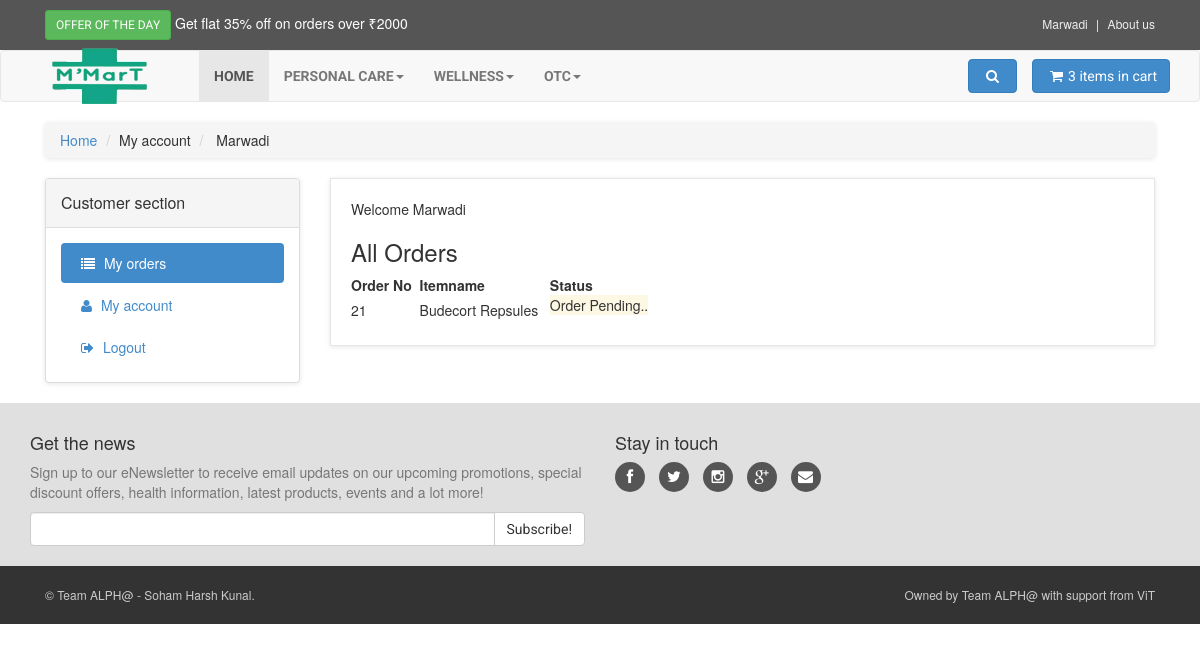
The page /customer-order.php (signed in) on the database its author committed.
### tables this page shows
CREATE TABLE `order_details` (
  `sr_no` int(5) NOT NULL,
  `username` varchar(20) NOT NULL,
  `itemname` varchar(20) NOT NULL,
  `pres_filename` varchar(100) NOT NULL,
  `status` int(1) NOT NULL
);

### customer-order.php (the view, shortened to what this page needs)
<!DOCTYPE html>
<html lang="en">
<head>
    <link href="css/font-awesome.css" rel="stylesheet">
    <link href="css/bootstrap.min.css" rel="stylesheet">
    <link href="css/animate.min.css" rel="stylesheet">
    <link href="css/owl.carousel.css" rel="stylesheet">
    <link href="css/owl.theme.css" rel="stylesheet">
    <link href="css/style.default.css" rel="stylesheet" id="theme-stylesheet">
    <link href="css/custom.css" rel="stylesheet">
</head>
<body>
    <?php
        include 'header.php';
    ?>
    <div id="all">
        <div id="content">
            <div class="container">
                <div class="col-md-12">
                    <ul class="breadcrumb">
                        <li><a href="#">Home</a>
                        </li>
                        <li>My account</li>
                        <li>   <?php echo $_SESSION['user'];?> </li>
                    </ul>
                </div>
                <div class="col-md-3">
                    <div class="panel panel-default sidebar-menu">
                        <div class="panel-heading">
                            <h3 class="panel-title">Customer section</h3>
                        </div>
                        <div class="panel-body">
                            <ul class="nav nav-pills nav-stacked">
                                <li class="active">
                                    <a href="customer-order.php"><i class="fa fa-list"></i> My orders</a>
                                </li>
                                <li>
                                    <a href="customer-account.php"><i class="fa fa-user"></i> My account</a>
                                </li>
                                <li>
                                    <a href="logout.php"><i class="fa fa-sign-out"></i> Logout</a>
                                </li>
                            </ul>
                        </div>
                    </div>
                </div>
                <div class="col-md-9">
                    <div class="box">
                        <?php echo "Welcome ".$_SESSION['user'];
$dbname = 'm-mart';
$user = 'root';
$pass = '';
$conn = mysql_connect("localhost",$user,$pass,$dbname) or die("Unable to Connect: ".mysql_error());
$logged_user = $_SESSION['user'];
$query = "select * from order_details where  username='$logged_user'";
$retval = mysql_query($query, $conn) or die("Unable to Retrieve data: ".mysql_error());
echo "<h3>All Orders </h1>";
echo "<table> <th>Order No &nbsp;</th><th>Itemname &nbsp;<th>Status &nbsp;</th>";
while($row = mysql_fetch_array($retval, MYSQL_ASSOC)) {
     echo "<tr><td> {$row['sr_no']}  ".
        "<td> {$row['itemname']}  &nbsp;&nbsp;";
        if($row['status']==0)
        {
          echo "<td> <p class='bg-warning'>Order Pending..</p> ";
        }
  }
echo "</table>";
                 ?>
               </div>
                </div>
            </div>
        </div>
        </div>
</body>
</html>

### css/style.default.css (style rules this page uses)
a, button { -webkit-transition: all 0.2s ease-out; -moz-transition: all 0.2s ease-out; transition: all 0.2s ease-out; }
a i.fa, button i.fa { margin: 0 5px; }
.breadcrumb { -webkit-box-shadow: 0 1px 5px rgba(0, 0, 0, 0.1); box-shadow: 0 1px 5px rgba(0, 0, 0, 0.1); }
.box { background: #fff; margin: 0 0 30px; border: solid 1px #e6e6e6; -webkit-box-sizing: border-box; -moz-box-sizing: border-box; box-sizing: border-box; padding: 20px; -webkit-box-shadow: 0 1px 5px rgba(0, 0, 0, 0.1); box-shadow: 0 1px 5px rgba(0, 0, 0, 0.1); }
#content .panel.sidebar-menu { -webkit-box-sizing: border-box; -moz-box-sizing: border-box; box-sizing: border-box; -webkit-box-shadow: 0 1px 5px rgba(0, 0, 0, 0.1); box-shadow: 0 1px 5px rgba(0, 0, 0, 0.1); }
#content .panel.sidebar-menu h3 { padding: 5px 0; margin: 0; }
#footer { background: #e0e0e0; padding: 20px 0; }
#footer .social { text-align: left; }
#footer .social a { margin: 0 10px 0 0; color: #fff; display: inline-block; width: 30px; height: 30px; border-radius: 15px; line-height: 26px; font-size: 15px; text-align: center; -webkit-transition: all 0.2s ease-out; -moz-transition: all 0.2s ease-out; transition: all 0.2s ease-out; vertical-align: bottom; background-color: #555555; }
#footer .social a i { vertical-align: bottom; line-height: 30px; }
#copyright { background: #333; color: #ccc; padding: 20px 0; font-size: 12px; }
#copyright p { margin: 0; }
.nav { margin-bottom: 0; padding-left: 0; list-style: none; }
.nav > li > a { padding: 10px 15px; }
.nav-pills > li > a { border-radius: 0; }
.nav-pills > li.active > a, .nav-pills > li.active > a:hover, .nav-pills > li.active > a:focus { color: #ffffff; background-color: #4fbfa8; }
body { font-family: "Roboto", Helvetica, Arial, sans-serif; font-size: 14px; line-height: 1.42857143; color: #333333; background-color: #f0f0f0; }
a { color: #4fbfa8; text-decoration: none; }
.breadcrumb { padding: 8px 15px; margin-bottom: 20px; background-color: #ffffff; border-radius: 0; }
.breadcrumb > li + li:before { content: ">\00a0"; color: #cccccc; }
.btn { font-weight: normal; font-family: "Roboto", Helvetica, Arial, sans-serif; padding: 6px 12px; font-size: 14px; line-height: 1.42857143; border-radius: 3px; }
.form-control { -webkit-box-shadow: none; box-shadow: none; }
h1, h2, h3, h4, h5, h6, .h1, .h2, .h3, .h4, .h5, .h6 { font-family: inherit; font-weight: 500; line-height: 1.1; color: inherit; }
h1, .h1, h2, .h2, h3, .h3 { margin-top: 20px; margin-bottom: 20px; }
p, ul, ol { margin: 0 0 20px; }

### rows shown on the page
order_details: sr_no "21", itemname "Budecort Repsules", status "Order Pending.."

### other values the page prints
$uname "Marwadi"
$_SESSION['user'] "Marwadi"
